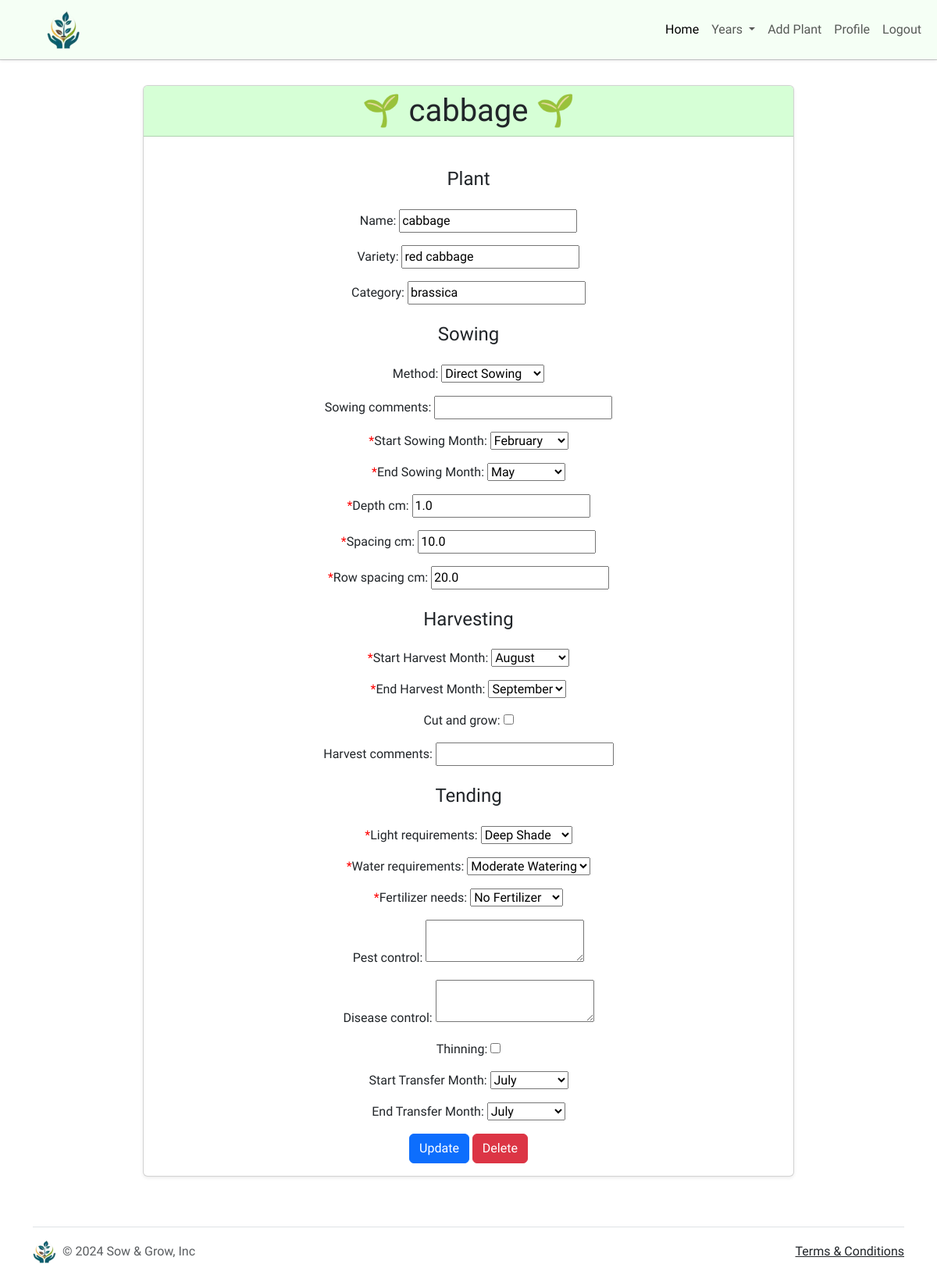
The app's page /plantProfile/50 (signed in) with its own data.
### app/models.py (models this page shows, shortened)
class Plant(models.Model):
    name = models.CharField(max_length=50)
    variety = models.CharField(max_length=50, blank=True)
    category = models.CharField(max_length=50, blank=True)  # Optional
    user = models.ForeignKey(User, on_delete=models.CASCADE, related_name="plants")

class Sowing(models.Model):
    plant = models.ForeignKey(Plant, on_delete=models.CASCADE, related_name="sowing")
    method = models.CharField(max_length=3, choices=Sowing_Choices, blank=True)
    sowing_comments = models.CharField(max_length=200, blank=True)
    start_sowing_month = models.IntegerField(choices=MONTH_CHOICES, validators=[MinValueValidator(1), MaxValueValidator(12)])
    end_sowing_month = models.IntegerField(choices=MONTH_CHOICES, validators=[MinValueValidator(1), MaxValueValidator(12)])
    depth_cm = models.DecimalField(max_digits=3, decimal_places=1) # measured in cm
    spacing_cm = models.DecimalField(max_digits=4, decimal_places=1)
    row_spacing_cm = models.DecimalField(max_digits=4, decimal_places=1)

class Harvest(models.Model):
    plant = models.ForeignKey(Plant, on_delete=models.CASCADE, related_name="harvest")
    start_harvest_month = models.IntegerField(choices=MONTH_CHOICES, validators=[MinValueValidator(1), MaxValueValidator(12)])
    end_harvest_month = models.IntegerField(choices=MONTH_CHOICES, validators=[MinValueValidator(1), MaxValueValidator(12)])
    cut_and_grow = models.BooleanField(default=False)
    harvest_comments = models.CharField(max_length=200, blank=True)

class Tending(models.Model):
    plant = models.ForeignKey(Plant, on_delete=models.CASCADE, related_name="tending")
    light_requirements = models.CharField(max_length=2, choices=LIGHT_REQUIREMENTS_CHOICES)
    water_requirements = models.CharField(max_length=2, choices=WATER_REQUIREMENTS_CHOICES)
    fertilizer_needs = models.CharField(max_length=2, choices=FERTILIZER_NEEDS_CHOICES)
    pest_control = models.TextField(blank=True) # Notes on common pests and control methods
    disease_control = models.TextField(blank=True)# Notes on common diseases and control methods
    thinning = models.BooleanField(default=False)
    start_transfer_month = models.IntegerField(choices=MONTH_CHOICES, validators=[MinValueValidator(1), MaxValueValidator(12)])
    end_transfer_month = models.IntegerField(choices=MONTH_CHOICES, validators=[MinValueValidator(1), MaxValueValidator(12)]) # if the sowing is indirect then its which months the seed can be transferred outside.

### app/views.py (the view)
# urls.py: path("plantProfile/<int:plant_id>", views.plantProfile, name="plantProfile"),
@login_required
def plantProfile(request, plant_id):
    current_plant = get_object_or_404(Plant, pk=plant_id)
    current_sowing = get_object_or_404(Sowing, plant=current_plant)
    current_harvest = get_object_or_404(Harvest, plant=current_plant)
    current_tending = get_object_or_404(Tending, plant=current_plant)
    if request.method == 'POST':
        if 'updateForm' in request.POST:
            plantForm = PlantForm(request.POST, instance=current_plant)
            sowingForm = SowForm(request.POST, instance=current_sowing)
            harvestForm = HarvestForm(request.POST, instance=current_harvest)
            tendingForm = TendingForm(request.POST, instance=current_tending)
            forms = [plantForm, sowingForm, harvestForm, tendingForm]
            if all(form.is_valid() for form in forms):
                try:
                    for form in forms:
                        form.save()
                    return HttpResponseRedirect(reverse('profile'))
                except Exception as e:
                    return render_error(request, e)
            else:
                return render_error(request, "One or more forms are invalid.")
        elif 'deletePlant' in request.POST:
            try:
                current_plant.delete()
                return HttpResponseRedirect(reverse('profile'))
            except Exception as e:
                return render_error(request, e)
        else:
            return render_error(request, 'Invalid POST request.')
    else:  # GET request
        plantForm = PlantForm(instance=current_plant)
        sowingForm = SowForm(instance=current_sowing)
        harvestForm = HarvestForm(instance=current_harvest)
        tendingForm = TendingForm(instance=current_tending)
        return render(request, 'app/plantProfile.html', {
            "plantForm": plantForm,
            "sowingForm": sowingForm,
            "harvestForm": harvestForm,
            "tendingForm": tendingForm,
            "plant": current_plant,
            **base_context(request),
        })

### app/forms.py (shortened to what this page needs)
class PlantForm(ModelForm):
    class Meta:
        model = Plant
        fields = ['name', 'variety', 'category']

class SowForm(ModelForm):
    start_sowing_month = forms.ChoiceField(
        choices=MONTH_CHOICES,
        label="Start Sowing Month",
        required=False,  # Make selection optional (checkbox)
    )
    end_sowing_month = forms.ChoiceField(
        choices=MONTH_CHOICES,
        label="End Sowing Month",
        required=False,  # Make selection optional (checkbox)
    )
    class Meta:
        model = Sowing
        fields = ['method', 'sowing_comments', 'start_sowing_month', 'end_sowing_month', 'depth_cm', 'spacing_cm', 'row_spacing_cm']

### app/views.py (called while the page is built)
def base_context(request):
    if request.user.is_authenticated:
        userYears = UserYear.objects.filter(user=request.user)
    else:
        userYears = None
    return {'userYears': userYears}

### app/templates/app/plantProfile.html (shortened to what this page needs)
{% extends 'app/layout.html' %}
{% block body %}
<div class="container text-center pb-4">
    <div class="card shadow-sm mx-auto w-75">
        <h1 class="card-header">&#127793; {{ plant.name }} &#127793;</h1>
        <div class="card-body">
            <form method="post" id="plantProfileForm" action="{% url 'plantProfile' plant.id %}">
                <div id="plantFormDiv">
                    <h4 class="card-title my-4">Plant</h4>
                    {{ plantForm.as_p }}
                </div>
                <div id="sowingFormDiv">
                    <h4 class="card-title my-4">Sowing</h4>
                    {{ sowingForm.as_p }}
                </div>
                <div id="harvestFormDiv">
                    <h4 class="card-title my-4">Harvesting</h4>
                    {{harvestForm.as_p}}
                </div>
                <div id="tendingFormDiv">
                    <h4 class="card-title my-4">Tending</h4>
                    {{tendingForm.as_p}}
                </div>
                <input type="submit" class="btn btn-primary" name="updateForm" value="Update">
                <input type="submit" value="Delete" class="btn btn-danger" name="deletePlant">
            </form>
        </div>
    </div>
</div>
{% endblock %}

### app/static/app/style.css (style rules this page uses)
body { font-family: "Plus Jakarta Sans", sans-serif !important; }
label [for$="id_name"]::before, [for$="id_start_sowing_month"]::before, [for$="id_end_sowing_month"]::before, [for$="id_start_harvest_month"]::before, [for$="id_end_harvest_month"]::before, [for$="id_depth_cm"]::before, [for$="id_spacing_cm"]::before, [for$="id_row_spacing_cm"]::before, [for$="id_light_requirements"]::before, [for$="id_water_requirements"]::before, [for$="id_fertilizer_needs"]::before { content: ' *' !important; color: red; }
.accordion-button, .card-header, .modal-header { background-color: hsla(120, 100%, 90%, 0.8) !important; }

### records on screen
Plant: name "cabbage", variety "red cabbage", category "brassica"
Sowing: method "Direct Sowing", start_sowing_month "February", end_sowing_month "May", depth_cm "1.0", spacing_cm "10.0", row_spacing_cm "20.0"
Harvest: start_harvest_month "August", end_harvest_month "September"
Tending: light_requirements "Deep Shade", water_requirements "Moderate Watering", fertilizer_needs "No Fertilizer", start_transfer_month "July", end_transfer_month "July"
